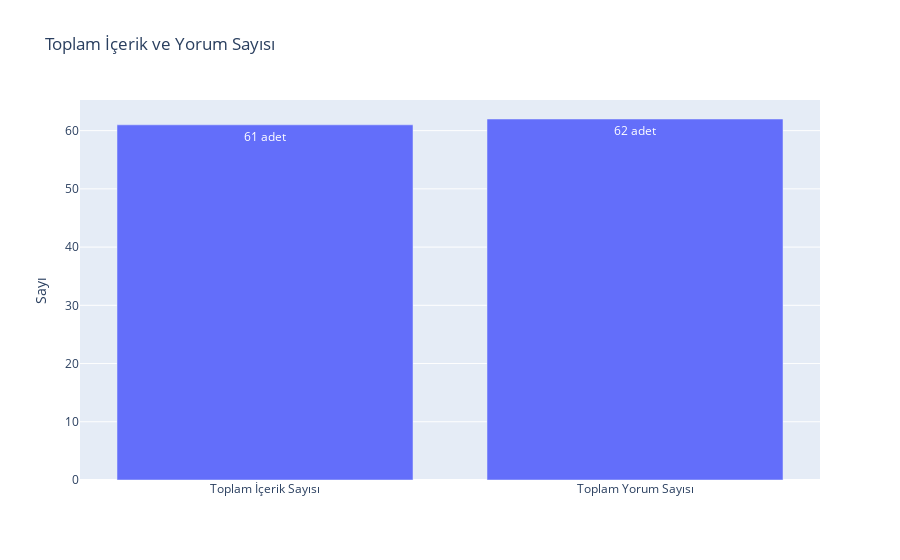

The code cell stored with this chart in its notebook:
### Code cell
import plotly.graph_objects as go

toplam_icerik_sayisi = len(dataset)
toplam_yorum_sayisi = dataset['Number of Comments'].sum()

labels = ['Toplam İçerik Sayısı', 'Toplam Yorum Sayısı']
values = [toplam_icerik_sayisi, toplam_yorum_sayisi]

fig = go.Figure(data=[go.Bar(x=labels, y=values)])

fig.update_traces(texttemplate='%{y} adet', textposition='inside')

fig.update_layout(
    yaxis_title='Sayı',
    title='Toplam İçerik ve Yorum Sayısı')
fig.show()

### Figure 1 — Plotly figure (JSON) as saved in the notebook; plotly's stock layout.template omitted (floating-point values rounded to 4 significant figures)
{"data": [{"textposition": "inside", "texttemplate": "%{y} adet", "type": "bar", "x": ["Toplam İçerik Sayısı", "Toplam Yorum Sayısı"], "y": [61, 62]}], "layout": {"title": {"text": "Toplam İçerik ve Yorum Sayısı"}, "yaxis": {"title": {"text": "Sayı"}}}}
